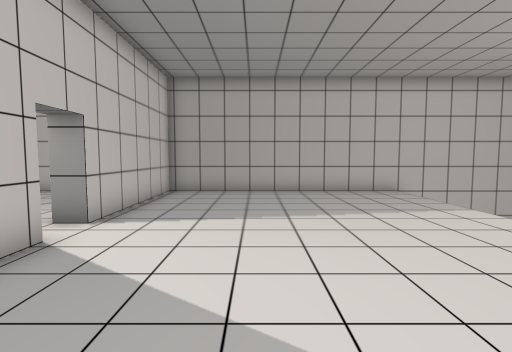
[1] (above)

12 first-person views from a walk through a Unity game level. The camera is 1.4 m above the floor, tilts 4° down and sees 85° across. The floor is counted in squares, 1 m on a side. Each view is taken from the middle of a square. On the plan, view 1 faces up. The plan holds only what a view shows up to about 14 squares ahead; the rest is blank. The place goes on beyond the plan. Door leaves are left out, so doorways stand open.

[2]
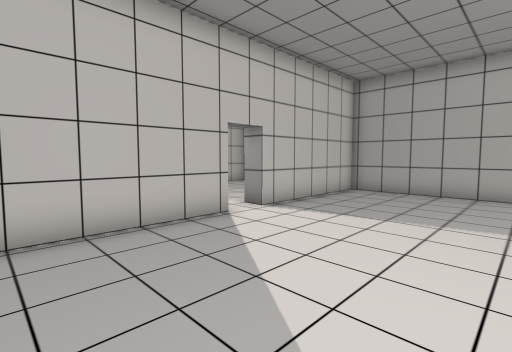

[3]
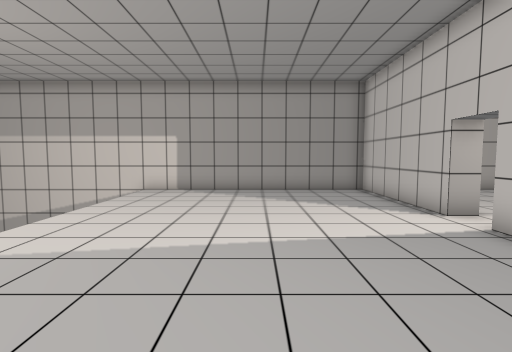

[4]
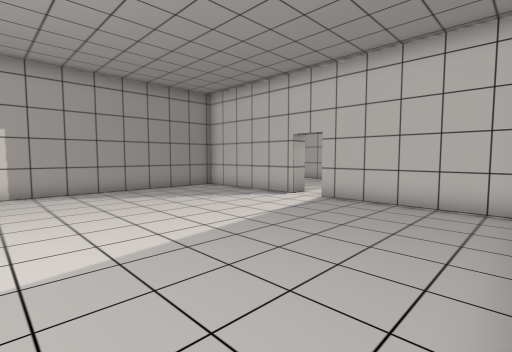

[5]
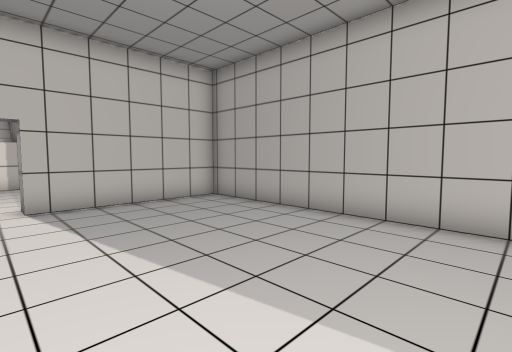

[6]
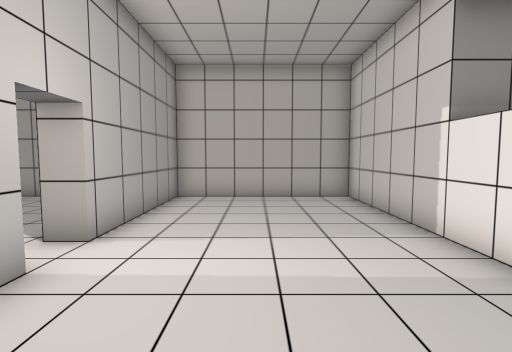

[7]
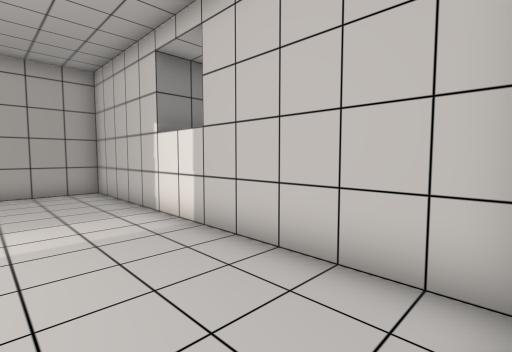

[8]
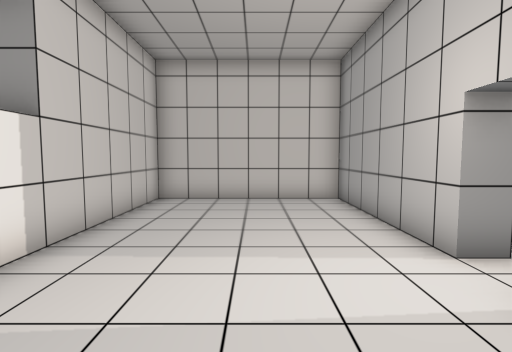

[9]
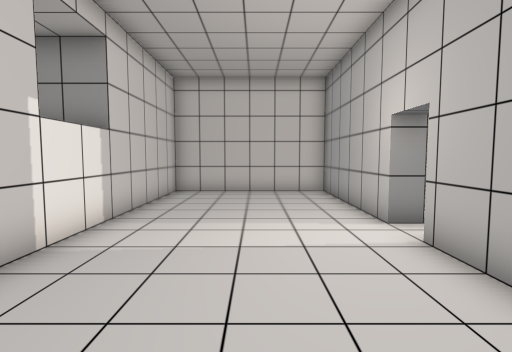

[10]
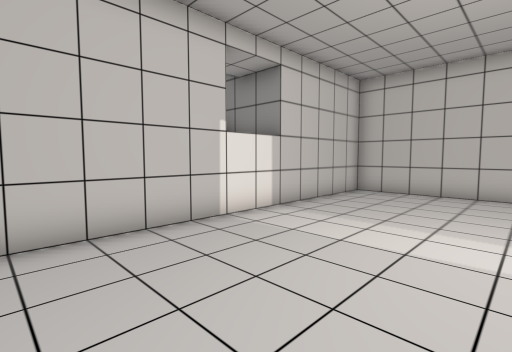

[11]
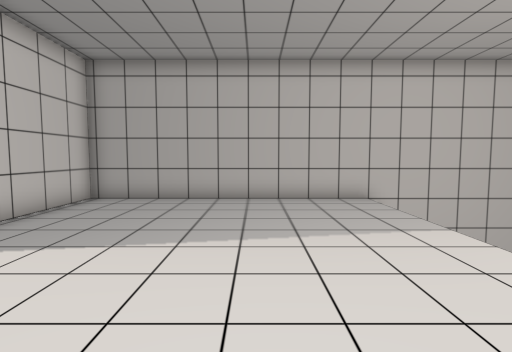

[12]
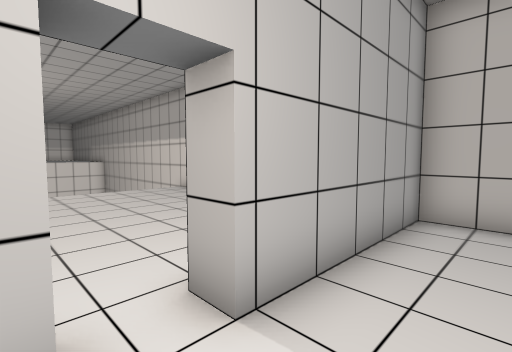

### Floor plan
Key: @ floor where view 1 was taken; # wall or solid block; . floor; D open door; v drop or lower ground.
Columns run from 11 left of view 1 to 8 right of it. Each row starts with its distance up from view 1.
 12 ####################
 11 #......#.........v
 10 #......#.........v
  9 #......#.........v
  8 #......#.........v
  7 #......#.........v
  6 #......#.........v
  5 #......D.........v
  4 #......#.........v
  3 #......#.........v
  2 #......#.........v
  1 #......#.........v
  0 #......#...@.....v
 -1 ##################vv

Positions as (right, up) in squares from view 1, and headings:
1: (0, 0), facing up
2: (2, 0), facing up-left
3: (1, 11), facing down
4: (5, 11), facing down-left
5: (5, 5), facing up-left
6: (-7, 9), facing down
7: (-7, 11), facing down-left
8: (-7, 2), facing up
9: (-7, 0), facing up
10: (-5, 0), facing up-left
11: (2, 2), facing up
12: (-6, 6), facing down-right
